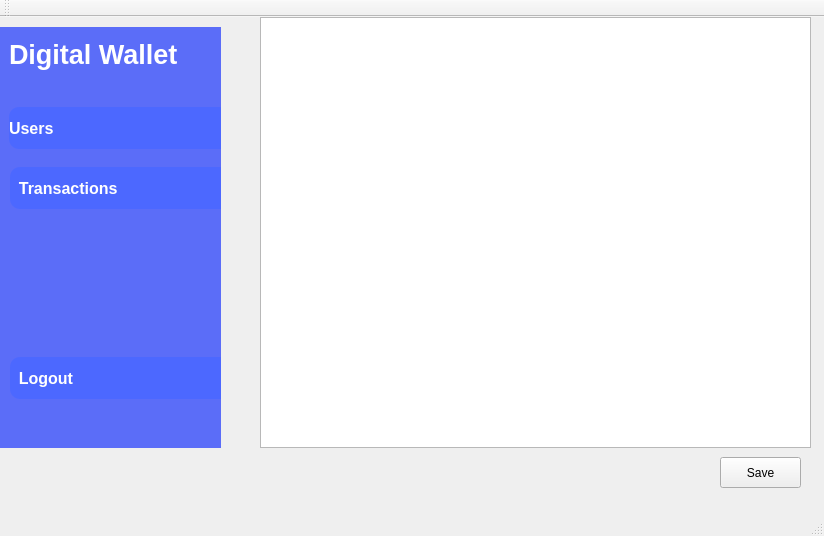
<?xml version="1.0" encoding="UTF-8"?>
<ui version="4.0">
 <class>AdminWidgetClass</class>
 <widget class="QMainWindow" name="AdminWidgetClass">
  <property name="geometry">
   <rect>
    <x>0</x>
    <y>0</y>
    <width>824</width>
    <height>536</height>
   </rect>
  </property>
  <property name="windowTitle">
   <string>AdminWidget</string>
  </property>
  <widget class="QWidget" name="centralWidget">
   <widget class="QWidget" name="sidebarWidget" native="true">
    <property name="geometry">
     <rect>
      <x>0</x>
      <y>10</y>
      <width>221</width>
      <height>421</height>
     </rect>
    </property>
    <property name="baseSize">
     <size>
      <width>200</width>
      <height>0</height>
     </size>
    </property>
    <property name="cursor">
     <cursorShape>PointingHandCursor</cursorShape>
    </property>
    <property name="styleSheet">
     <string notr="true">background-color: #5B6DF8;</string>
    </property>
    <widget class="QLabel" name="label">
     <property name="geometry">
      <rect>
       <x>9</x>
       <y>9</y>
       <width>174</width>
       <height>36</height>
      </rect>
     </property>
     <property name="font">
      <font>
       <family>Segoe UI</family>
       <pointsize>20</pointsize>
       <bold>true</bold>
      </font>
     </property>
     <property name="styleSheet">
      <string notr="true">color: white;</string>
     </property>
     <property name="text">
      <string>Digital Wallet</string>
     </property>
    </widget>
    <widget class="QPushButton" name="btnUsers">
     <property name="geometry">
      <rect>
       <x>9</x>
       <y>80</y>
       <width>221</width>
       <height>42</height>
      </rect>
     </property>
     <property name="minimumSize">
      <size>
       <width>0</width>
       <height>0</height>
      </size>
     </property>
     <property name="font">
      <font>
       <family>Segoe UI</family>
       <pointsize>12</pointsize>
       <bold>true</bold>
      </font>
     </property>
     <property name="cursor">
      <cursorShape>PointingHandCursor</cursorShape>
     </property>
     <property name="autoFillBackground">
      <bool>false</bool>
     </property>
     <property name="styleSheet">
      <string notr="true">QPushButton {
    background-color: #4C68FF;
    color: white;

    border-radius: 10px;
    text-align: left;
}
QPushButton:hover {
    background-color: #3B55D8;
}
</string>
     </property>
     <property name="text">
      <string>Users</string>
     </property>
     <property name="icon">
      <iconset resource="DigitalWalletSystem.qrc">
       <normaloff>:/DigitalWalletSystem/icons/User Male.png</normaloff>:/DigitalWalletSystem/icons/User Male.png</iconset>
     </property>
     <property name="iconSize">
      <size>
       <width>20</width>
       <height>20</height>
      </size>
     </property>
    </widget>
    <widget class="QPushButton" name="transactionsButton">
     <property name="geometry">
      <rect>
       <x>10</x>
       <y>140</y>
       <width>221</width>
       <height>42</height>
      </rect>
     </property>
     <property name="minimumSize">
      <size>
       <width>0</width>
       <height>0</height>
      </size>
     </property>
     <property name="font">
      <font>
       <family>Segoe UI</family>
       <pointsize>12</pointsize>
       <bold>true</bold>
      </font>
     </property>
     <property name="cursor">
      <cursorShape>PointingHandCursor</cursorShape>
     </property>
     <property name="autoFillBackground">
      <bool>false</bool>
     </property>
     <property name="styleSheet">
      <string notr="true">QPushButton {
    background-color: #4C68FF;
    color: white;

    border-radius: 10px;
    text-align: left;
}
QPushButton:hover {
    background-color: #3B55D8;
}
</string>
     </property>
     <property name="text">
      <string>  Transactions</string>
     </property>
     <property name="icon">
      <iconset resource="DigitalWalletSystem.qrc">
       <normaloff>:/DigitalWalletSystem/icons/icons8-exchange-20.png</normaloff>:/DigitalWalletSystem/icons/icons8-exchange-20.png</iconset>
     </property>
     <property name="iconSize">
      <size>
       <width>20</width>
       <height>20</height>
      </size>
     </property>
    </widget>
    <widget class="QPushButton" name="logoutButton">
     <property name="geometry">
      <rect>
       <x>10</x>
       <y>330</y>
       <width>221</width>
       <height>42</height>
      </rect>
     </property>
     <property name="minimumSize">
      <size>
       <width>0</width>
       <height>0</height>
      </size>
     </property>
     <property name="font">
      <font>
       <family>Segoe UI</family>
       <pointsize>12</pointsize>
       <bold>true</bold>
      </font>
     </property>
     <property name="cursor">
      <cursorShape>PointingHandCursor</cursorShape>
     </property>
     <property name="autoFillBackground">
      <bool>false</bool>
     </property>
     <property name="styleSheet">
      <string notr="true">QPushButton {
    background-color: #4C68FF;
    color: white;
    border-radius: 10px;
    text-align: left;
}
QPushButton:hover {
    background-color: #3B55D8;
}
</string>
     </property>
     <property name="text">
      <string>  Logout</string>
     </property>
     <property name="icon">
      <iconset resource="DigitalWalletSystem.qrc">
       <normaloff>:/DigitalWalletSystem/icons/icons8-logout-30.png</normaloff>:/DigitalWalletSystem/icons/icons8-logout-30.png</iconset>
     </property>
     <property name="iconSize">
      <size>
       <width>24</width>
       <height>24</height>
      </size>
     </property>
    </widget>
   </widget>
   <widget class="QStackedWidget" name="stackedWidget">
    <property name="geometry">
     <rect>
      <x>240</x>
      <y>-20</y>
      <width>881</width>
      <height>591</height>
     </rect>
    </property>
    <property name="minimumSize">
     <size>
      <width>0</width>
      <height>30</height>
     </size>
    </property>
    <property name="cursor">
     <cursorShape>ArrowCursor</cursorShape>
    </property>
    <property name="currentIndex">
     <number>0</number>
    </property>
    <widget class="QWidget" name="Dashboard">
     <widget class="QWidget" name="widget" native="true">
      <property name="geometry">
       <rect>
        <x>0</x>
        <y>0</y>
        <width>831</width>
        <height>54</height>
       </rect>
      </property>
      <layout class="QHBoxLayout" name="horizontalLayout"/>
     </widget>
     <widget class="QTableWidget" name="tableWidget">
      <property name="geometry">
       <rect>
        <x>20</x>
        <y>20</y>
        <width>551</width>
        <height>431</height>
       </rect>
      </property>
     </widget>
     <widget class="QPushButton" name="btnSave">
      <property name="geometry">
       <rect>
        <x>480</x>
        <y>460</y>
        <width>81</width>
        <height>31</height>
       </rect>
      </property>
      <property name="text">
       <string>Save</string>
      </property>
     </widget>
    </widget>
    <widget class="QWidget" name="My_Balalnce">
     <widget class="QWidget" name="widget_2" native="true">
      <property name="geometry">
       <rect>
        <x>0</x>
        <y>0</y>
        <width>831</width>
        <height>54</height>
       </rect>
      </property>
      <layout class="QHBoxLayout" name="horizontalLayout_2">
       <item>
        <widget class="QLabel" name="pageTitle_3">
         <property name="font">
          <font>
           <family>Segoe UI</family>
           <pointsize>20</pointsize>
           <bold>true</bold>
          </font>
         </property>
         <property name="styleSheet">
          <string notr="true">color: white;</string>
         </property>
         <property name="text">
          <string>My Balance</string>
         </property>
        </widget>
       </item>
       <item>
        <spacer name="horizontalSpacer_2">
         <property name="orientation">
          <enum>Qt::Orientation::Horizontal</enum>
         </property>
         <property name="sizeHint" stdset="0">
          <size>
           <width>20</width>
           <height>20</height>
          </size>
         </property>
        </spacer>
       </item>
       <item>
        <widget class="QLineEdit" name="searchBox_2">
         <property name="minimumSize">
          <size>
           <width>200</width>
           <height>30</height>
          </size>
         </property>
         <property name="maximumSize">
          <size>
           <width>300</width>
           <height>16777215</height>
          </size>
         </property>
         <property name="styleSheet">
          <string notr="true">border-radius: 12px;
background-color: #f5f5f5;
color: black;
font: 10pt;</string>
         </property>
         <property name="placeholderText">
          <string>Search...</string>
         </property>
        </widget>
       </item>
      </layout>
     </widget>
    </widget>
    <widget class="QWidget" name="Transactions">
     <widget class="QWidget" name="widget_5" native="true">
      <property name="geometry">
       <rect>
        <x>0</x>
        <y>0</y>
        <width>831</width>
        <height>54</height>
       </rect>
      </property>
      <layout class="QHBoxLayout" name="horizontalLayout_5">
       <item>
        <widget class="QLabel" name="pageTitle_6">
         <property name="font">
          <font>
           <family>Segoe UI</family>
           <pointsize>20</pointsize>
           <bold>true</bold>
          </font>
         </property>
         <property name="styleSheet">
          <string notr="true">color: white;</string>
         </property>
         <property name="text">
          <string>Transactions</string>
         </property>
        </widget>
       </item>
       <item>
        <spacer name="horizontalSpacer_5">
         <property name="orientation">
          <enum>Qt::Orientation::Horizontal</enum>
         </property>
         <property name="sizeHint" stdset="0">
          <size>
           <width>40</width>
           <height>20</height>
          </size>
         </property>
        </spacer>
       </item>
       <item>
        <widget class="QLineEdit" name="searchBox_5">
         <property name="minimumSize">
          <size>
           <width>200</width>
           <height>30</height>
          </size>
         </property>
         <property name="maximumSize">
          <size>
           <width>300</width>
           <height>16777215</height>
          </size>
         </property>
         <property name="styleSheet">
          <string notr="true">border-radius: 12px;
background-color: #f5f5f5;
color: black;
font: 10pt;</string>
         </property>
         <property name="placeholderText">
          <string>Search...</string>
         </property>
        </widget>
       </item>
      </layout>
     </widget>
    </widget>
    <widget class="QWidget" name="My_Requests">
     <widget class="QWidget" name="widget_3" native="true">
      <property name="geometry">
       <rect>
        <x>0</x>
        <y>0</y>
        <width>831</width>
        <height>54</height>
       </rect>
      </property>
      <layout class="QHBoxLayout" name="horizontalLayout_3">
       <item>
        <widget class="QLabel" name="pageTitle_4">
         <property name="font">
          <font>
           <family>Segoe UI</family>
           <pointsize>20</pointsize>
           <bold>true</bold>
          </font>
         </property>
         <property name="styleSheet">
          <string notr="true">color: white;</string>
         </property>
         <property name="text">
          <string>My Requests</string>
         </property>
        </widget>
       </item>
       <item>
        <spacer name="horizontalSpacer_3">
         <property name="orientation">
          <enum>Qt::Orientation::Horizontal</enum>
         </property>
         <property name="sizeHint" stdset="0">
          <size>
           <width>40</width>
           <height>20</height>
          </size>
         </property>
        </spacer>
       </item>
       <item>
        <widget class="QLineEdit" name="searchBox_3">
         <property name="minimumSize">
          <size>
           <width>200</width>
           <height>30</height>
          </size>
         </property>
         <property name="maximumSize">
          <size>
           <width>300</width>
           <height>16777215</height>
          </size>
         </property>
         <property name="styleSheet">
          <string notr="true">border-radius: 12px;
background-color: #f5f5f5;
color: black;
font: 10pt;</string>
         </property>
         <property name="placeholderText">
          <string>Search...</string>
         </property>
        </widget>
       </item>
      </layout>
     </widget>
    </widget>
    <widget class="QWidget" name="Profile">
     <widget class="QWidget" name="widget_4" native="true">
      <property name="geometry">
       <rect>
        <x>0</x>
        <y>0</y>
        <width>831</width>
        <height>54</height>
       </rect>
      </property>
      <layout class="QHBoxLayout" name="horizontalLayout_4">
       <item>
        <widget class="QLabel" name="pageTitle_5">
         <property name="font">
          <font>
           <family>Segoe UI</family>
           <pointsize>20</pointsize>
           <bold>true</bold>
          </font>
         </property>
         <property name="styleSheet">
          <string notr="true">color: white;</string>
         </property>
         <property name="text">
          <string>Profile</string>
         </property>
        </widget>
       </item>
       <item>
        <spacer name="horizontalSpacer_4">
         <property name="orientation">
          <enum>Qt::Orientation::Horizontal</enum>
         </property>
         <property name="sizeHint" stdset="0">
          <size>
           <width>40</width>
           <height>20</height>
          </size>
         </property>
        </spacer>
       </item>
       <item>
        <widget class="QLineEdit" name="searchBox_4">
         <property name="minimumSize">
          <size>
           <width>200</width>
           <height>30</height>
          </size>
         </property>
         <property name="maximumSize">
          <size>
           <width>300</width>
           <height>16777215</height>
          </size>
         </property>
         <property name="styleSheet">
          <string notr="true">border-radius: 12px;
background-color: #f5f5f5;
color: black;
font: 10pt;</string>
         </property>
         <property name="placeholderText">
          <string>Search...</string>
         </property>
        </widget>
       </item>
      </layout>
     </widget>
    </widget>
   </widget>
  </widget>
  <widget class="QMenuBar" name="menuBar">
   <property name="geometry">
    <rect>
     <x>0</x>
     <y>0</y>
     <width>824</width>
     <height>21</height>
    </rect>
   </property>
  </widget>
  <widget class="QToolBar" name="mainToolBar">
   <attribute name="toolBarArea">
    <enum>TopToolBarArea</enum>
   </attribute>
   <attribute name="toolBarBreak">
    <bool>false</bool>
   </attribute>
  </widget>
  <widget class="QStatusBar" name="statusBar"/>
 </widget>
 <layoutdefault spacing="6" margin="11"/>
 <resources>
  <include location="DigitalWalletSystem.qrc"/>
 </resources>
 <connections/>
</ui>
